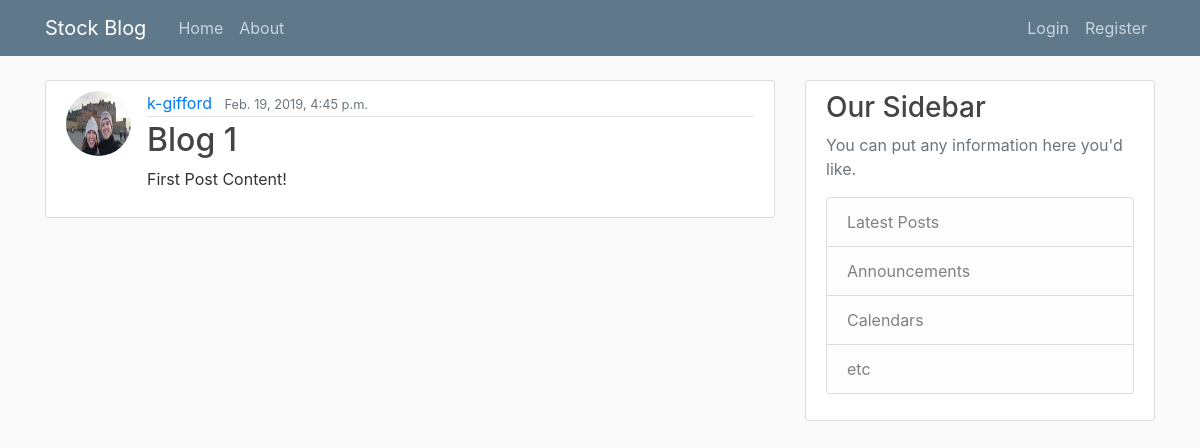
/, run on an earlier commit of the app's database.
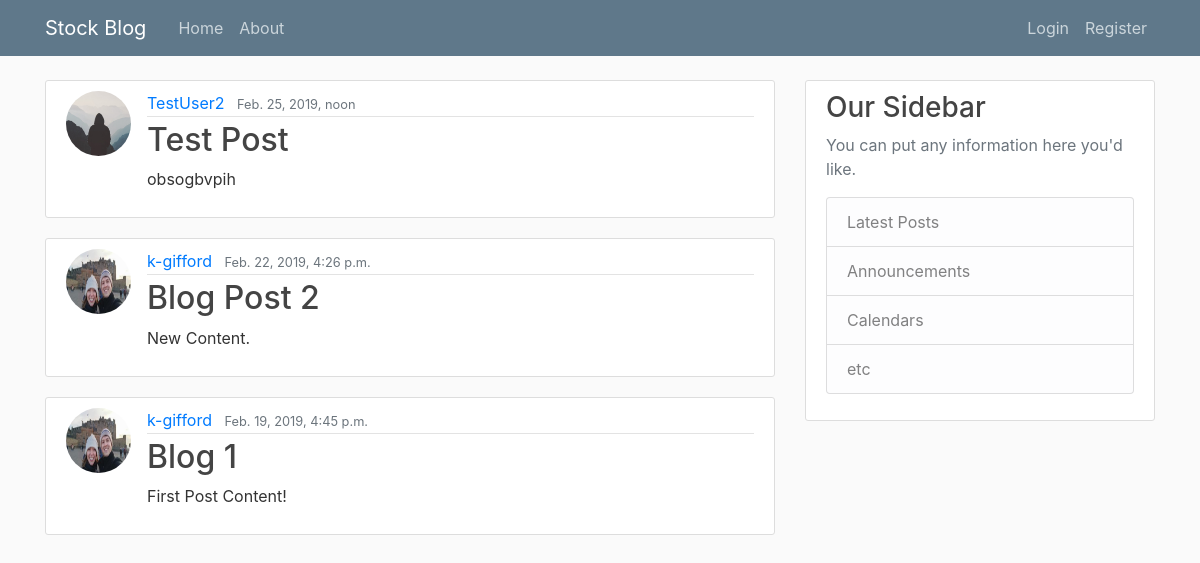
And on a later commit of the database.
### stock_blog/models.py (models this page shows, shortened)
class Post(models.Model):
    title = models.CharField(max_length=100)
    content = models.TextField()
    date_posted = models.DateTimeField(default=timezone.now)
    author = models.ForeignKey(User, on_delete=models.CASCADE)

### users/models.py (models this page shows, shortened)
class Profile(models.Model):
    user = models.OneToOneField(User, on_delete=models.CASCADE)
    image = models.ImageField(default='default.jpg', upload_to='profile_pics')

### stock_blog/views.py (the view)
# urls.py: path('', PostListView.as_view(), name='blog-home'),
class PostListView(ListView):
    model = Post
    template_name = 'stock_blog/home.html'  # <app>/<model>_<viewtype>.html
    context_object_name = 'posts'
    ordering = ['-date_posted']
    paginate_by = 5

### stock_blog/templates/stock_blog/home.html (shortened to what this page needs)
{% extends "stock_blog/base.html" %}
{% block content %}
  {% for post in posts %}
    <article class="media content-section">
      <img class="rounded-circle article-img" src="{{ post.author.profile.image.url }}">
      <div class="media-body">
        <div class="article-metadata">
          <a class="mr-2" href="#">{{ post.author }}</a>
          <small class="text-muted">{{ post.date_posted }}</small>
        </div>
        <h2><a class="article-title" href="{% url 'post-detail' post.id %}">{{ post.title }}</a></h2>
        <p class="article-content">{{ post.content }}</p>
      </div>
    </article>
  {% endfor %}
{% endblock content %}

### stock_blog/templates/stock_blog/base.html (shortened to what this page needs)
{% load static %}
<!DOCTYPE html>
<html lang="en" dir="ltr">
  <head>
    <link rel="stylesheet" href="https://stackpath.bootstrapcdn.com/bootstrap/4.3.1/css/bootstrap.min.css">
    <link rel="stylesheet" type="text/css" href="{% static 'stock_blog/main.css' %}">
  </head>
  <body>
    <header class="site-header">
      <nav class="navbar navbar-expand-md navbar-dark bg-steel fixed-top">
        <div class="container">
          <a class="navbar-brand mr-4" href="/">Stock Blog</a>
          <div class="collapse navbar-collapse" id="navbarToggle">
            <div class="navbar-nav mr-auto">
              <a class="nav-item nav-link" href="{% url 'blog-home' %}">Home</a>
              <a class="nav-item nav-link" href="{% url 'blog-about' %}">About</a>
            </div>
            <div class="navbar-nav">
              {% if user.is_authenticated %}
                <a class="nav-item nav-link" href="{% url 'post-create' %}">New Post</a>
                <a class="nav-item nav-link" href="{% url 'profile' %}">Profile</a>
                <a class="nav-item nav-link" href="{% url 'logout' %}">Logout</a>
              {% else %}
                <a class="nav-item nav-link" href="{% url 'login' %}">Login</a>
                <a class="nav-item nav-link" href="{% url 'register' %}">Register</a>
              {% endif %}
            </div>
          </div>
        </div>
      </nav>
    </header>
    <main role="main" class="container">
      <div class="row">
        <div class="col-md-8">
          {% block content %}{% endblock %}
        </div>
        <div class="col-md-4">
          <div class="content-section">
            <h3>Our Sidebar</h3>
            <p class='text-muted'>You can put any information here you'd like.
              <ul class="list-group">
                <li class="list-group-item list-group-item-light">Latest Posts</li>
                <li class="list-group-item list-group-item-light">Announcements</li>
                <li class="list-group-item list-group-item-light">Calendars</li>
                <li class="list-group-item list-group-item-light">etc</li>
              </ul>
            </p>
          </div>
        </div>
      </div>
    </main>
  </body>
</html>

### stock_blog/static/stock_blog/main.css (style rules this page uses)
body { background: #fafafa; color: #333333; margin-top: 5rem; }
h1, h2, h3, h4, h5, h6 { color: #444444; }
ul { margin: 0; }
.bg-steel { background-color: #5f788a; }
.site-header .navbar-nav .nav-link { color: #cbd5db; }
.content-section { background: #ffffff; padding: 10px 20px; border: 1px solid #dddddd; border-radius: 3px; margin-bottom: 20px; }
.article-title { color: #444444; }
.article-content { white-space: pre-line; }
.article-img { height: 65px; width: 65px; margin-right: 16px; }
.article-metadata { padding-bottom: 1px; margin-bottom: 4px; border-bottom: 1px solid #e3e3e3 }

What changed in the data, as far as the page shows it:
added Post: author.profile.image (placeholder picture), author "TestUser2", date_posted "Feb. 25, 2019, noon", title "Test Post", content "obsogbvpih"
added Post: author.profile.image (picture), author "k-gifford", date_posted "Feb. 22, 2019, 4:26 p.m.", title "Blog Post 2", content "New Content."
